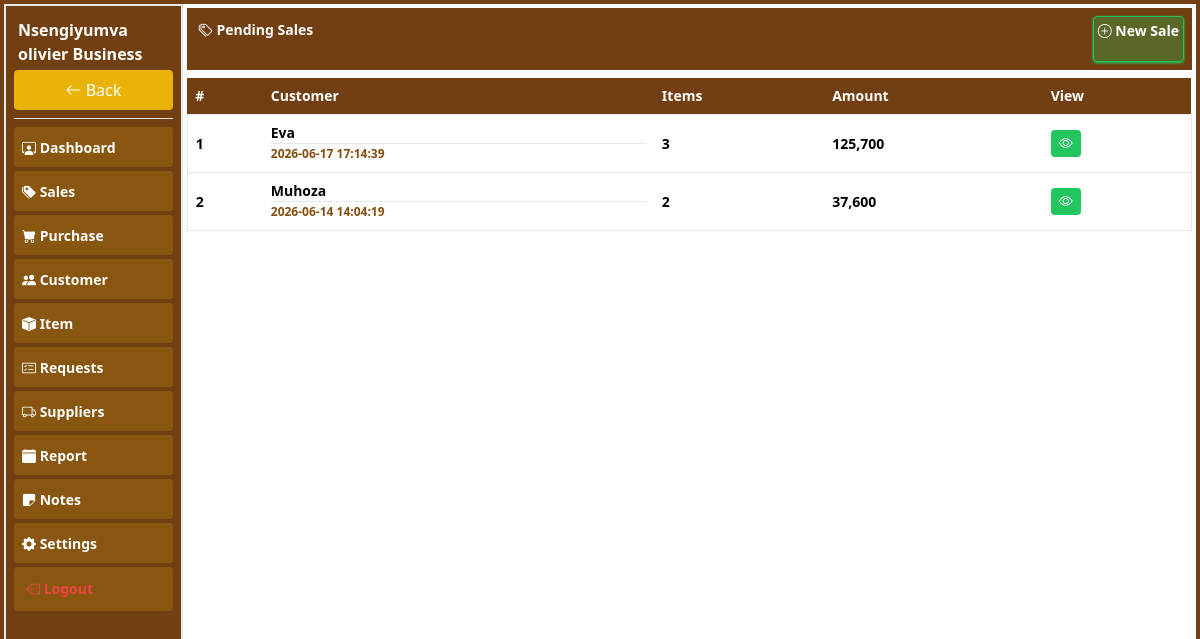
The page /pages/pendingsales (signed in) on the database its author committed.
### tables this page shows
CREATE TABLE `customer` (
  `name` varchar(255) NOT NULL,
  `phone` text NOT NULL,
  `c_id` int(11) NOT NULL,
  `business` int(11) NOT NULL,
  `location` varchar(255) NOT NULL,
  `created_at` datetime NOT NULL DEFAULT current_timestamp()
);

### pages/pendingsales.php (the view, shortened to what this page needs)
<?php
include("connection.php");
?>
<!DOCTYPE html>
<html lang="en">
<head>
    <script src="../plugins/css/tailwindcss.js"></script>
    <link rel="stylesheet" href="../plugins/icons/bootstrap-icons.css">
</head>
<body>
    <div class="container-fluid h-[100%]">
        <div class="flex w-full p-2 bg-yellow-900 justify-between h-[8%]"><h1 class="text-white font-bold text-sm p-1"><i class="bi bi-tags"></i> Pending Sales</h1> <a href="add_sale" class="font-bold text-white p-2 md:p-1 border border-green-500 shadow shadow-green-500 rounded text-sm bg-green-500/30"><i class="bi bi-plus-circle"></i> New Sale</a></div>
        <div class="table-responsive w-full overflow-y-auto my-2 h-[92%]">
            <table class="w-full border-collapse [&_td]:p-2 text-sm font-bold [&_th]:text-left [&_th]:p-2">
                <thead class="bg-yellow-900 text-white text-sm stiky"><tr>
                    <th>#</th>
                    <th class="">Customer</th>
                    <th>Items</th>
                    <th>Amount</th>
                    <th class="text-right">View</th>
                </tr></thead>
                <tbody class="overflow-y-auto">
                    <?php
                    $no=0;
                    $business= $_SESSION['user'];
                    $select = $conn->prepare("SELECT customer.name, customer.c_id,min(orders.ordered_at) as ordered_at FROM customer, orders WHERE customer.business=? AND orders.business=? AND customer.c_id=orders.customer AND orders.status=0  group by customer.c_id order by ordered_at desc");
                    $select->bind_param("ii",$business,$business);
                    $select->execute();
                    $result=$select->get_result();
                    while ($a= $result->fetch_assoc()) {
                        $no++;
                        ?>
                        <tr class="border hover:bg-gray-200 rounded my-1">
                              <td><span class=""><?php echo $no ?></span></td>
                            <td>
                            <p class=""><?php echo $a['name'] ?></p>
                            <hr>
                            <p class="text-[12px] text-yellow-800 p-0 font-bold"><?php echo $a['ordered_at'] ?></p>
                        </td>
                            <td>
                            <?php
                            $selectitems = $conn->prepare("SELECT count(*) as total from orders where business=? and customer=? and status=0");
                            $selectitems->bind_param("ii",$business,$a['c_id']);
                            $selectitems->execute();
                            $items_result = $selectitems->get_result();
                            $items = $items_result->fetch_assoc();
                            echo htmlspecialchars($items['total']);
                            ?>
                        </td>
                            <td class="price">
                            <?php
                            $selectamount = $conn->prepare("SELECT sum(price * ord_quantity) as amount from orders where business=? and customer=? and status=0");
                            $selectamount->bind_param("ii",$business,$a['c_id']);
                            $selectamount->execute();
                            $amount_result = $selectamount->get_result();
                            $amount = $amount_result->fetch_assoc();
                            echo htmlspecialchars($amount['amount']);
                            ?>
                        </td>
                            <td class=""><a href="add_sale?customer=<?php echo $a['c_id']?>" class="text-white bg-green-500 rounded p-1 text-sm px-2"><i class="bi bi-eye"></i></a></td>
                        </tr>
                        <?php
                    }
                    ?>
                </tbody>
            </table>
        </div>
    </div>
</body>
</html>

### rows shown on the page
customer: name "Eva", ordered_at "2026-06-17 17:14:39", total "3", amount "125,700"
customer: name "Muhoza", ordered_at "2026-06-14 14:04:19", total "2", amount "37,600"

### other values the page prints
$_SESSION['business'] "Nsengiyumva olivier Business"
